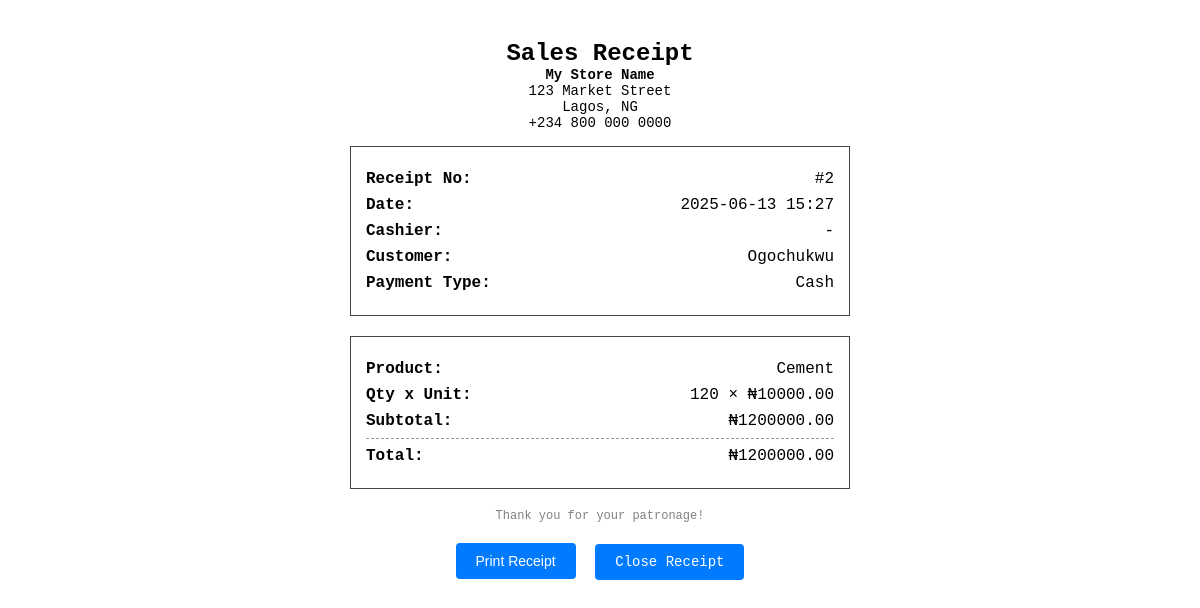
Screenshot of /receipt/transaction/2 (signed in) with the database file from the repository.
### models.py (models this page shows)
class Sale(db.Model):
    id = db.Column(db.Integer, primary_key=True)
    uuid = db.Column(db.String(36), unique=True, default=lambda: str(uuid.uuid4()))
    product_id = db.Column(db.Integer, db.ForeignKey('product.id'), nullable=False)
    quantity = db.Column(db.Integer, nullable=False)
    cost_price = db.Column(db.Float, nullable=False)  # <-- Add this line
    unit_price = db.Column(db.Float, nullable=False)
    total_price = db.Column(db.Float, nullable=False)
    customer_name = db.Column(db.String(100), nullable=True)
    payment_type = db.Column(db.String(50), nullable=True)  # e.g., Cash, Card, Mobile Money
    comments = db.Column(db.String(300), nullable=True)
    timestamp = db.Column(db.DateTime, default=datetime.utcnow)
    last_modified = db.Column(db.DateTime, default=datetime.utcnow, onupdate=datetime.utcnow)
    synced = db.Column(db.Boolean, default=False)
    user_id = db.Column(db.Integer, db.ForeignKey('user.id'))  # Link to User
    user = db.relationship('User', backref='sales')            # Optional: allows user.sales
    transaction_id = db.Column(db.Integer, db.ForeignKey('sale_transaction.id'), nullable=True)

class Product(db.Model):
    id = db.Column(db.Integer, primary_key=True)
    uuid = db.Column(db.String(36), unique=True, default=lambda: str(uuid.uuid4()))
    barcode = db.Column(db.String(100), unique=True, nullable=True)  # <-- Add this line
    name = db.Column(db.String(100), nullable=False)
    quantity = db.Column(db.Integer, nullable=False)
    price = db.Column(db.Float, nullable=False)
    cost_price = db.Column(db.Float, nullable=False)
    timestamp = db.Column(db.DateTime, default=datetime.utcnow)
    last_modified = db.Column(db.DateTime, default=datetime.utcnow, onupdate=datetime.utcnow)
    synced = db.Column(db.Boolean, default=False)
    sales = db.relationship('Sale', backref='product', lazy=True)

### routes/sales.py (the view)
@bp.route('/receipt/transaction/<int:transaction_id>')
@login_required
def view_transaction_receipt(transaction_id):
    sales = Sale.query.filter_by(transaction_id=transaction_id).all()
    if not sales:
        abort(404)
    product_ids = [sale.product_id for sale in sales]
    products = {p.id: p for p in Product.query.filter(Product.id.in_(product_ids)).all()}
    return render_template('transaction_receipt.html', sales=sales, products=products)

### app.py (called while the page is built)
@login_manager.user_loader
def load_user(user_id):
    return User.query.get(int(user_id))

### templates/transaction_receipt.html (shortened to what this page needs)
<!DOCTYPE html>
<html>
<head>
</head>
<body>
    <h2>Sales Receipt</h2>
    <div class="store-info">
        <div><strong>My Store Name</strong></div>
        <div>123 Market Street</div>
        <div>Lagos, NG</div>
        <div>+234 800 000 0000</div>
    </div>
    <div class="receipt-box">
        <div class="line"><strong>Receipt No:</strong> <span>#{{ sales[0].transaction_id }}</span></div>
        <div class="line"><strong>Date:</strong> <span>{{ sales[0].timestamp.strftime('%Y-%m-%d %H:%M') }}</span></div>
        <div class="line"><strong>Cashier:</strong> <span>{{ sales[0].username or '-' }}</span></div>
        <div class="line"><strong>Customer:</strong> <span>{{ sales[0].customer_name or 'N/A' }}</span></div>
        <div class="line"><strong>Payment Type:</strong> <span>{{ sales[0].payment_type or 'N/A' }}</span></div>
    </div>
    <div class="receipt-box">
        {% for sale in sales %}
            <div class="line"><strong>Product:</strong> <span>{{ products[sale.product_id].name if sale.product_id in products else '-' }}</span></div>
            <div class="line"><strong>Qty x Unit:</strong> <span>{{ sale.quantity }} × ₦{{ "%.2f"|format(sale.unit_price) }}</span></div>
            <div class="line"><strong>Subtotal:</strong> <span>₦{{ "%.2f"|format(sale.total_price) }}</span></div>
            <hr>
        {% endfor %}
        <div class="line"><strong>Total:</strong>
            <span>₦{{ "%.2f"|format(sales | sum(attribute='total_price')) }}</span>
        </div>
    </div>
    <div class="footer">Thank you for your patronage!</div>
    <div class="btn-actions">
        <button onclick="window.print()">Print Receipt</button>
        <a href="{{ url_for('sales.sales_list') }}">Close Receipt</a>
    </div>
</body>
</html>

### templates/transaction_receipt.html (style rules this page uses)
body { font-family: monospace, monospace; max-width: 500px; margin: 20px auto; background-color: #fff; color: #000; padding: 20px; font-size: 16px; }
h2, .store-info { text-align: center; margin: 0; }
.store-info { font-size: 14px; margin-bottom: 15px; }
.receipt-box { border: 1px solid #444; padding: 15px; margin-bottom: 20px; }
.line { display: flex; justify-content: space-between; margin: 8px 0; }
.footer { text-align: center; font-size: 12px; color: gray; }
.btn-actions { text-align: center; margin-top: 15px; }
.btn-actions button, .btn-actions a { background: #007bff; border: none; padding: 10px 20px; font-size: 14px; color: #fff; border-radius: 4px; text-decoration: none; margin: 5px; cursor: pointer; }
hr { border: none; border-top: 1px dashed #999; margin: 6px 0; }

### rows the page displays
Sale: transaction "2", timestamp "2025-06-13 15:27", customer_name "Ogochukwu", payment_type "Cash", quantity "120", unit_price "10000.00", total_price "1200000.00"
Product: name "Cement"

### other values shown
{{ sales[0].username or '-' }} "-"
{{ "%.2f"|format(sales | sum(attribute='total_price')) }} "1200000.00"
